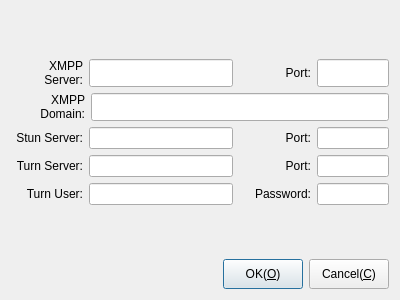
<?xml version="1.0" encoding="UTF-8"?>
<ui version="4.0">
 <class>CDlgLoginSettings</class>
 <widget class="QDialog" name="CDlgLoginSettings">
  <property name="geometry">
   <rect>
    <x>0</x>
    <y>0</y>
    <width>400</width>
    <height>300</height>
   </rect>
  </property>
  <property name="windowTitle">
   <string>Server Settings</string>
  </property>
  <layout class="QGridLayout" name="gridLayout">
   <item row="0" column="1">
    <spacer name="verticalSpacer_2">
     <property name="orientation">
      <enum>Qt::Vertical</enum>
     </property>
     <property name="sizeHint" stdset="0">
      <size>
       <width>20</width>
       <height>46</height>
      </size>
     </property>
    </spacer>
   </item>
   <item row="1" column="0" colspan="2">
    <layout class="QHBoxLayout" name="horizontalLayout">
     <item>
      <widget class="QLabel" name="label_7">
       <property name="sizePolicy">
        <sizepolicy hsizetype="Preferred" vsizetype="Preferred">
         <horstretch>1</horstretch>
         <verstretch>0</verstretch>
        </sizepolicy>
       </property>
       <property name="minimumSize">
        <size>
         <width>0</width>
         <height>0</height>
        </size>
       </property>
       <property name="maximumSize">
        <size>
         <width>16777215</width>
         <height>16777215</height>
        </size>
       </property>
       <property name="text">
        <string>XMPP Server:</string>
       </property>
       <property name="alignment">
        <set>Qt::AlignRight|Qt::AlignTrailing|Qt::AlignVCenter</set>
       </property>
       <property name="wordWrap">
        <bool>true</bool>
       </property>
      </widget>
     </item>
     <item>
      <widget class="QLineEdit" name="txtXmppServer">
       <property name="sizePolicy">
        <sizepolicy hsizetype="Preferred" vsizetype="Preferred">
         <horstretch>2</horstretch>
         <verstretch>0</verstretch>
        </sizepolicy>
       </property>
       <property name="minimumSize">
        <size>
         <width>0</width>
         <height>0</height>
        </size>
       </property>
       <property name="maximumSize">
        <size>
         <width>16777215</width>
         <height>16777215</height>
        </size>
       </property>
      </widget>
     </item>
     <item>
      <widget class="QLabel" name="label_8">
       <property name="sizePolicy">
        <sizepolicy hsizetype="Preferred" vsizetype="Preferred">
         <horstretch>1</horstretch>
         <verstretch>0</verstretch>
        </sizepolicy>
       </property>
       <property name="minimumSize">
        <size>
         <width>0</width>
         <height>0</height>
        </size>
       </property>
       <property name="maximumSize">
        <size>
         <width>16777215</width>
         <height>16777215</height>
        </size>
       </property>
       <property name="text">
        <string>Port:</string>
       </property>
       <property name="alignment">
        <set>Qt::AlignRight|Qt::AlignTrailing|Qt::AlignVCenter</set>
       </property>
       <property name="wordWrap">
        <bool>true</bool>
       </property>
      </widget>
     </item>
     <item>
      <widget class="QLineEdit" name="txtXmppPort">
       <property name="sizePolicy">
        <sizepolicy hsizetype="Preferred" vsizetype="Preferred">
         <horstretch>1</horstretch>
         <verstretch>0</verstretch>
        </sizepolicy>
       </property>
       <property name="minimumSize">
        <size>
         <width>0</width>
         <height>0</height>
        </size>
       </property>
       <property name="maximumSize">
        <size>
         <width>16777215</width>
         <height>16777215</height>
        </size>
       </property>
      </widget>
     </item>
    </layout>
   </item>
   <item row="2" column="0" colspan="2">
    <layout class="QHBoxLayout" name="horizontalLayout_6">
     <item>
      <widget class="QLabel" name="label_11">
       <property name="sizePolicy">
        <sizepolicy hsizetype="Preferred" vsizetype="Preferred">
         <horstretch>1</horstretch>
         <verstretch>0</verstretch>
        </sizepolicy>
       </property>
       <property name="minimumSize">
        <size>
         <width>0</width>
         <height>0</height>
        </size>
       </property>
       <property name="maximumSize">
        <size>
         <width>16777215</width>
         <height>16777215</height>
        </size>
       </property>
       <property name="text">
        <string>XMPP Domain:</string>
       </property>
       <property name="alignment">
        <set>Qt::AlignRight|Qt::AlignTrailing|Qt::AlignVCenter</set>
       </property>
       <property name="wordWrap">
        <bool>true</bool>
       </property>
      </widget>
     </item>
     <item>
      <widget class="QLineEdit" name="txtXmppDomain">
       <property name="sizePolicy">
        <sizepolicy hsizetype="Expanding" vsizetype="Preferred">
         <horstretch>4</horstretch>
         <verstretch>0</verstretch>
        </sizepolicy>
       </property>
       <property name="minimumSize">
        <size>
         <width>0</width>
         <height>0</height>
        </size>
       </property>
       <property name="maximumSize">
        <size>
         <width>16777215</width>
         <height>16777215</height>
        </size>
       </property>
      </widget>
     </item>
    </layout>
   </item>
   <item row="3" column="0" colspan="2">
    <layout class="QHBoxLayout" name="horizontalLayout_2">
     <item>
      <widget class="QLabel" name="label_3">
       <property name="sizePolicy">
        <sizepolicy hsizetype="Preferred" vsizetype="Preferred">
         <horstretch>1</horstretch>
         <verstretch>0</verstretch>
        </sizepolicy>
       </property>
       <property name="minimumSize">
        <size>
         <width>0</width>
         <height>0</height>
        </size>
       </property>
       <property name="maximumSize">
        <size>
         <width>16777215</width>
         <height>16777215</height>
        </size>
       </property>
       <property name="text">
        <string>Stun Server:</string>
       </property>
       <property name="alignment">
        <set>Qt::AlignRight|Qt::AlignTrailing|Qt::AlignVCenter</set>
       </property>
       <property name="wordWrap">
        <bool>true</bool>
       </property>
      </widget>
     </item>
     <item>
      <widget class="QLineEdit" name="txtStunServer">
       <property name="sizePolicy">
        <sizepolicy hsizetype="Expanding" vsizetype="Preferred">
         <horstretch>2</horstretch>
         <verstretch>0</verstretch>
        </sizepolicy>
       </property>
       <property name="minimumSize">
        <size>
         <width>0</width>
         <height>0</height>
        </size>
       </property>
       <property name="maximumSize">
        <size>
         <width>16777215</width>
         <height>16777215</height>
        </size>
       </property>
      </widget>
     </item>
     <item>
      <widget class="QLabel" name="label_4">
       <property name="sizePolicy">
        <sizepolicy hsizetype="Preferred" vsizetype="Preferred">
         <horstretch>1</horstretch>
         <verstretch>0</verstretch>
        </sizepolicy>
       </property>
       <property name="minimumSize">
        <size>
         <width>0</width>
         <height>0</height>
        </size>
       </property>
       <property name="maximumSize">
        <size>
         <width>16777215</width>
         <height>16777215</height>
        </size>
       </property>
       <property name="text">
        <string>Port:</string>
       </property>
       <property name="alignment">
        <set>Qt::AlignRight|Qt::AlignTrailing|Qt::AlignVCenter</set>
       </property>
       <property name="wordWrap">
        <bool>true</bool>
       </property>
      </widget>
     </item>
     <item>
      <widget class="QLineEdit" name="txtStunPort">
       <property name="sizePolicy">
        <sizepolicy hsizetype="Preferred" vsizetype="Preferred">
         <horstretch>1</horstretch>
         <verstretch>0</verstretch>
        </sizepolicy>
       </property>
       <property name="minimumSize">
        <size>
         <width>0</width>
         <height>0</height>
        </size>
       </property>
       <property name="maximumSize">
        <size>
         <width>16777215</width>
         <height>16777215</height>
        </size>
       </property>
      </widget>
     </item>
    </layout>
   </item>
   <item row="4" column="0" colspan="2">
    <layout class="QHBoxLayout" name="horizontalLayout_3">
     <item>
      <widget class="QLabel" name="label_5">
       <property name="sizePolicy">
        <sizepolicy hsizetype="Preferred" vsizetype="Preferred">
         <horstretch>1</horstretch>
         <verstretch>0</verstretch>
        </sizepolicy>
       </property>
       <property name="minimumSize">
        <size>
         <width>0</width>
         <height>0</height>
        </size>
       </property>
       <property name="maximumSize">
        <size>
         <width>16777215</width>
         <height>16777215</height>
        </size>
       </property>
       <property name="text">
        <string>Turn Server:</string>
       </property>
       <property name="alignment">
        <set>Qt::AlignRight|Qt::AlignTrailing|Qt::AlignVCenter</set>
       </property>
       <property name="wordWrap">
        <bool>true</bool>
       </property>
      </widget>
     </item>
     <item>
      <widget class="QLineEdit" name="txtTurnServer">
       <property name="sizePolicy">
        <sizepolicy hsizetype="Expanding" vsizetype="Preferred">
         <horstretch>2</horstretch>
         <verstretch>0</verstretch>
        </sizepolicy>
       </property>
       <property name="minimumSize">
        <size>
         <width>0</width>
         <height>0</height>
        </size>
       </property>
       <property name="maximumSize">
        <size>
         <width>16777215</width>
         <height>16777215</height>
        </size>
       </property>
      </widget>
     </item>
     <item>
      <widget class="QLabel" name="label_6">
       <property name="sizePolicy">
        <sizepolicy hsizetype="Preferred" vsizetype="Preferred">
         <horstretch>1</horstretch>
         <verstretch>0</verstretch>
        </sizepolicy>
       </property>
       <property name="minimumSize">
        <size>
         <width>0</width>
         <height>0</height>
        </size>
       </property>
       <property name="maximumSize">
        <size>
         <width>16777215</width>
         <height>16777215</height>
        </size>
       </property>
       <property name="text">
        <string>Port:</string>
       </property>
       <property name="alignment">
        <set>Qt::AlignRight|Qt::AlignTrailing|Qt::AlignVCenter</set>
       </property>
       <property name="wordWrap">
        <bool>true</bool>
       </property>
      </widget>
     </item>
     <item>
      <widget class="QLineEdit" name="txtTurnPort">
       <property name="sizePolicy">
        <sizepolicy hsizetype="Preferred" vsizetype="Preferred">
         <horstretch>1</horstretch>
         <verstretch>0</verstretch>
        </sizepolicy>
       </property>
       <property name="minimumSize">
        <size>
         <width>0</width>
         <height>0</height>
        </size>
       </property>
       <property name="maximumSize">
        <size>
         <width>16777215</width>
         <height>16777215</height>
        </size>
       </property>
      </widget>
     </item>
    </layout>
   </item>
   <item row="5" column="0" colspan="2">
    <layout class="QHBoxLayout" name="horizontalLayout_4">
     <item>
      <widget class="QLabel" name="label_9">
       <property name="sizePolicy">
        <sizepolicy hsizetype="Preferred" vsizetype="Preferred">
         <horstretch>1</horstretch>
         <verstretch>0</verstretch>
        </sizepolicy>
       </property>
       <property name="minimumSize">
        <size>
         <width>0</width>
         <height>0</height>
        </size>
       </property>
       <property name="maximumSize">
        <size>
         <width>16777215</width>
         <height>16777215</height>
        </size>
       </property>
       <property name="text">
        <string>Turn User:</string>
       </property>
       <property name="alignment">
        <set>Qt::AlignRight|Qt::AlignTrailing|Qt::AlignVCenter</set>
       </property>
       <property name="wordWrap">
        <bool>true</bool>
       </property>
      </widget>
     </item>
     <item>
      <widget class="QLineEdit" name="txtUser">
       <property name="sizePolicy">
        <sizepolicy hsizetype="Expanding" vsizetype="Preferred">
         <horstretch>2</horstretch>
         <verstretch>0</verstretch>
        </sizepolicy>
       </property>
       <property name="minimumSize">
        <size>
         <width>0</width>
         <height>0</height>
        </size>
       </property>
       <property name="maximumSize">
        <size>
         <width>16777215</width>
         <height>16777215</height>
        </size>
       </property>
      </widget>
     </item>
     <item>
      <widget class="QLabel" name="label_10">
       <property name="sizePolicy">
        <sizepolicy hsizetype="Preferred" vsizetype="Preferred">
         <horstretch>1</horstretch>
         <verstretch>0</verstretch>
        </sizepolicy>
       </property>
       <property name="minimumSize">
        <size>
         <width>0</width>
         <height>0</height>
        </size>
       </property>
       <property name="maximumSize">
        <size>
         <width>16777215</width>
         <height>16777215</height>
        </size>
       </property>
       <property name="text">
        <string>Password:</string>
       </property>
       <property name="alignment">
        <set>Qt::AlignRight|Qt::AlignTrailing|Qt::AlignVCenter</set>
       </property>
       <property name="wordWrap">
        <bool>true</bool>
       </property>
      </widget>
     </item>
     <item>
      <widget class="QLineEdit" name="txtPassword">
       <property name="sizePolicy">
        <sizepolicy hsizetype="Preferred" vsizetype="Preferred">
         <horstretch>1</horstretch>
         <verstretch>0</verstretch>
        </sizepolicy>
       </property>
       <property name="minimumSize">
        <size>
         <width>0</width>
         <height>0</height>
        </size>
       </property>
       <property name="maximumSize">
        <size>
         <width>16777215</width>
         <height>16777215</height>
        </size>
       </property>
      </widget>
     </item>
    </layout>
   </item>
   <item row="6" column="0">
    <spacer name="verticalSpacer">
     <property name="orientation">
      <enum>Qt::Vertical</enum>
     </property>
     <property name="sizeHint" stdset="0">
      <size>
       <width>20</width>
       <height>46</height>
      </size>
     </property>
    </spacer>
   </item>
   <item row="7" column="0" colspan="2">
    <layout class="QHBoxLayout" name="horizontalLayout_5">
     <item>
      <spacer name="horizontalSpacer">
       <property name="orientation">
        <enum>Qt::Horizontal</enum>
       </property>
       <property name="sizeHint" stdset="0">
        <size>
         <width>40</width>
         <height>20</height>
        </size>
       </property>
      </spacer>
     </item>
     <item>
      <widget class="QPushButton" name="pbOK">
       <property name="sizePolicy">
        <sizepolicy hsizetype="Preferred" vsizetype="Fixed">
         <horstretch>0</horstretch>
         <verstretch>0</verstretch>
        </sizepolicy>
       </property>
       <property name="minimumSize">
        <size>
         <width>80</width>
         <height>30</height>
        </size>
       </property>
       <property name="maximumSize">
        <size>
         <width>16777215</width>
         <height>16777215</height>
        </size>
       </property>
       <property name="toolTip">
        <string>OK</string>
       </property>
       <property name="text">
        <string>OK(&amp;O)</string>
       </property>
       <property name="icon">
        <iconset resource="../../Resource/Resource.qrc">
         <normaloff>:/icon/Accept</normaloff>:/icon/Accept</iconset>
       </property>
      </widget>
     </item>
     <item>
      <widget class="QPushButton" name="pbCanecl">
       <property name="sizePolicy">
        <sizepolicy hsizetype="Preferred" vsizetype="Fixed">
         <horstretch>0</horstretch>
         <verstretch>0</verstretch>
        </sizepolicy>
       </property>
       <property name="minimumSize">
        <size>
         <width>80</width>
         <height>30</height>
        </size>
       </property>
       <property name="maximumSize">
        <size>
         <width>16777215</width>
         <height>16777215</height>
        </size>
       </property>
       <property name="toolTip">
        <string>Cancle</string>
       </property>
       <property name="text">
        <string>Cancel(&amp;C)</string>
       </property>
       <property name="icon">
        <iconset resource="../../Resource/Resource.qrc">
         <normaloff>:/icon/Cancel</normaloff>:/icon/Cancel</iconset>
       </property>
      </widget>
     </item>
    </layout>
   </item>
  </layout>
 </widget>
 <resources>
  <include location="../../Resource/Resource.qrc"/>
  <include location="../../Resource/Resource.qrc"/>
  <include location="../../Resource/Resource.qrc"/>
 </resources>
 <connections/>
</ui>
